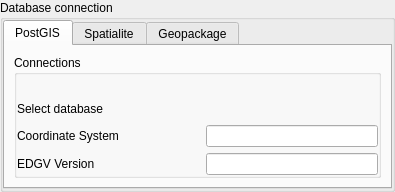
<?xml version="1.0" encoding="UTF-8"?>
<ui version="4.0">
 <class>ConnectionWidget</class>
 <widget class="QWidget" name="ConnectionWidget">
  <property name="geometry">
   <rect>
    <x>0</x>
    <y>0</y>
    <width>395</width>
    <height>192</height>
   </rect>
  </property>
  <property name="sizePolicy">
   <sizepolicy hsizetype="Preferred" vsizetype="Preferred">
    <horstretch>0</horstretch>
    <verstretch>0</verstretch>
   </sizepolicy>
  </property>
  <property name="windowTitle">
   <string>Form</string>
  </property>
  <layout class="QGridLayout" name="gridLayout_6">
   <property name="margin">
    <number>0</number>
   </property>
   <item row="0" column="0">
    <widget class="QgsCollapsibleGroupBox" name="mGroupBox">
     <property name="sizePolicy">
      <sizepolicy hsizetype="Preferred" vsizetype="Preferred">
       <horstretch>0</horstretch>
       <verstretch>0</verstretch>
      </sizepolicy>
     </property>
     <property name="styleSheet">
      <string notr="true">QgsCollapsibleGroupBoxBasic, QgsCollapsibleGroupBox {  margin-top: 25px;}QgsCollapsibleGroupBoxBasic::title, QgsCollapsibleGroupBox::title {  subcontrol-origin: margin;  subcontrol-position: top left;  margin-left: 20px;  margin-right: 5px;  left: 0px;  top: 10px;  background-color: rgba(0,0,0,0)}</string>
     </property>
     <property name="title">
      <string>Database connection</string>
     </property>
     <property name="saveCollapsedState" stdset="0">
      <bool>false</bool>
     </property>
     <layout class="QGridLayout" name="gridLayout_5">
      <property name="margin">
       <number>0</number>
      </property>
      <item row="0" column="0">
       <widget class="QTabWidget" name="tabWidget">
        <property name="sizePolicy">
         <sizepolicy hsizetype="Preferred" vsizetype="Preferred">
          <horstretch>0</horstretch>
          <verstretch>0</verstretch>
         </sizepolicy>
        </property>
        <property name="currentIndex">
         <number>0</number>
        </property>
        <widget class="QWidget" name="tabPostGIS">
         <attribute name="title">
          <string>PostGIS</string>
         </attribute>
         <layout class="QGridLayout" name="gridLayout_3">
          <item row="0" column="0">
           <widget class="QGroupBox" name="groupBox_3">
            <property name="sizePolicy">
             <sizepolicy hsizetype="Preferred" vsizetype="Preferred">
              <horstretch>0</horstretch>
              <verstretch>0</verstretch>
             </sizepolicy>
            </property>
            <property name="title">
             <string>Connections</string>
            </property>
            <layout class="QGridLayout" name="gridLayout">
             <property name="margin">
              <number>0</number>
             </property>
             <item row="0" column="0">
              <layout class="QVBoxLayout" name="verticalLayout">
               <item>
                <widget class="ExploreServerWidget" name="serverWidget" native="true"/>
               </item>
               <item>
                <layout class="QHBoxLayout" name="horizontalLayout_3">
                 <item>
                  <widget class="QLabel" name="label_8">
                   <property name="sizePolicy">
                    <sizepolicy hsizetype="MinimumExpanding" vsizetype="Preferred">
                     <horstretch>0</horstretch>
                     <verstretch>0</verstretch>
                    </sizepolicy>
                   </property>
                   <property name="maximumSize">
                    <size>
                     <width>167777</width>
                     <height>16777215</height>
                    </size>
                   </property>
                   <property name="text">
                    <string>Select database</string>
                   </property>
                  </widget>
                 </item>
                 <item>
                  <spacer name="horizontalSpacer_6">
                   <property name="orientation">
                    <enum>Qt::Horizontal</enum>
                   </property>
                   <property name="sizeType">
                    <enum>QSizePolicy::Minimum</enum>
                   </property>
                   <property name="sizeHint" stdset="0">
                    <size>
                     <width>10</width>
                     <height>20</height>
                    </size>
                   </property>
                  </spacer>
                 </item>
                 <item>
                  <widget class="DsgCustomComboBox" name="comboBoxPostgis" native="true">
                   <property name="sizePolicy">
                    <sizepolicy hsizetype="MinimumExpanding" vsizetype="Fixed">
                     <horstretch>0</horstretch>
                     <verstretch>0</verstretch>
                    </sizepolicy>
                   </property>
                  </widget>
                 </item>
                </layout>
               </item>
              </layout>
             </item>
             <item row="1" column="0">
              <layout class="QHBoxLayout" name="horizontalLayout_12">
               <item>
                <widget class="QLabel" name="label_7">
                 <property name="sizePolicy">
                  <sizepolicy hsizetype="MinimumExpanding" vsizetype="Preferred">
                   <horstretch>0</horstretch>
                   <verstretch>0</verstretch>
                  </sizepolicy>
                 </property>
                 <property name="maximumSize">
                  <size>
                   <width>16777215</width>
                   <height>16777215</height>
                  </size>
                 </property>
                 <property name="text">
                  <string>Coordinate System</string>
                 </property>
                </widget>
               </item>
               <item>
                <spacer name="horizontalSpacer_5">
                 <property name="orientation">
                  <enum>Qt::Horizontal</enum>
                 </property>
                 <property name="sizeType">
                  <enum>QSizePolicy::Minimum</enum>
                 </property>
                 <property name="sizeHint" stdset="0">
                  <size>
                   <width>10</width>
                   <height>20</height>
                  </size>
                 </property>
                </spacer>
               </item>
               <item>
                <widget class="QLineEdit" name="postGISCrsEdit">
                 <property name="sizePolicy">
                  <sizepolicy hsizetype="MinimumExpanding" vsizetype="Fixed">
                   <horstretch>0</horstretch>
                   <verstretch>0</verstretch>
                  </sizepolicy>
                 </property>
                 <property name="minimumSize">
                  <size>
                   <width>0</width>
                   <height>0</height>
                  </size>
                 </property>
                </widget>
               </item>
              </layout>
             </item>
             <item row="2" column="0">
              <layout class="QHBoxLayout" name="horizontalLayout_5">
               <item>
                <widget class="QLabel" name="label_4">
                 <property name="sizePolicy">
                  <sizepolicy hsizetype="MinimumExpanding" vsizetype="Preferred">
                   <horstretch>0</horstretch>
                   <verstretch>0</verstretch>
                  </sizepolicy>
                 </property>
                 <property name="maximumSize">
                  <size>
                   <width>16777215</width>
                   <height>16777215</height>
                  </size>
                 </property>
                 <property name="text">
                  <string>EDGV Version</string>
                 </property>
                </widget>
               </item>
               <item>
                <spacer name="horizontalSpacer_3">
                 <property name="orientation">
                  <enum>Qt::Horizontal</enum>
                 </property>
                 <property name="sizeType">
                  <enum>QSizePolicy::Minimum</enum>
                 </property>
                 <property name="sizeHint" stdset="0">
                  <size>
                   <width>10</width>
                   <height>20</height>
                  </size>
                 </property>
                </spacer>
               </item>
               <item>
                <widget class="QLineEdit" name="edgvPostgisVersionEdit">
                 <property name="sizePolicy">
                  <sizepolicy hsizetype="MinimumExpanding" vsizetype="Fixed">
                   <horstretch>0</horstretch>
                   <verstretch>0</verstretch>
                  </sizepolicy>
                 </property>
                 <property name="minimumSize">
                  <size>
                   <width>0</width>
                   <height>0</height>
                  </size>
                 </property>
                </widget>
               </item>
              </layout>
             </item>
            </layout>
           </widget>
          </item>
         </layout>
        </widget>
        <widget class="QWidget" name="tabSpatialite">
         <attribute name="title">
          <string>Spatialite</string>
         </attribute>
         <layout class="QGridLayout" name="gridLayout_4">
          <item row="0" column="0">
           <layout class="QGridLayout" name="gridLayout_2">
            <item row="0" column="0">
             <layout class="QHBoxLayout" name="horizontalLayout">
              <item>
               <widget class="QLabel" name="label">
                <property name="sizePolicy">
                 <sizepolicy hsizetype="Fixed" vsizetype="Preferred">
                  <horstretch>10</horstretch>
                  <verstretch>0</verstretch>
                 </sizepolicy>
                </property>
                <property name="minimumSize">
                 <size>
                  <width>0</width>
                  <height>0</height>
                 </size>
                </property>
                <property name="maximumSize">
                 <size>
                  <width>120</width>
                  <height>16777215</height>
                 </size>
                </property>
                <property name="text">
                 <string>File                    </string>
                </property>
               </widget>
              </item>
              <item>
               <spacer name="horizontalSpacer_2">
                <property name="orientation">
                 <enum>Qt::Horizontal</enum>
                </property>
                <property name="sizeType">
                 <enum>QSizePolicy::Minimum</enum>
                </property>
                <property name="sizeHint" stdset="0">
                 <size>
                  <width>10</width>
                  <height>20</height>
                 </size>
                </property>
               </spacer>
              </item>
              <item>
               <widget class="QLineEdit" name="spatialiteFileEdit">
                <property name="sizePolicy">
                 <sizepolicy hsizetype="MinimumExpanding" vsizetype="Fixed">
                  <horstretch>0</horstretch>
                  <verstretch>0</verstretch>
                 </sizepolicy>
                </property>
               </widget>
              </item>
              <item>
               <widget class="QPushButton" name="pushButtonOpenFile">
                <property name="text">
                 <string>Search</string>
                </property>
               </widget>
              </item>
             </layout>
            </item>
            <item row="1" column="0">
             <layout class="QHBoxLayout" name="horizontalLayout_2">
              <item>
               <widget class="QLabel" name="label_2">
                <property name="sizePolicy">
                 <sizepolicy hsizetype="Fixed" vsizetype="Preferred">
                  <horstretch>10</horstretch>
                  <verstretch>0</verstretch>
                 </sizepolicy>
                </property>
                <property name="maximumSize">
                 <size>
                  <width>120</width>
                  <height>16777215</height>
                 </size>
                </property>
                <property name="text">
                 <string>Coordinate System</string>
                </property>
               </widget>
              </item>
              <item>
               <spacer name="horizontalSpacer_4">
                <property name="orientation">
                 <enum>Qt::Horizontal</enum>
                </property>
                <property name="sizeType">
                 <enum>QSizePolicy::Minimum</enum>
                </property>
                <property name="sizeHint" stdset="0">
                 <size>
                  <width>10</width>
                  <height>20</height>
                 </size>
                </property>
               </spacer>
              </item>
              <item>
               <widget class="QLineEdit" name="spatialiteCrsEdit">
                <property name="sizePolicy">
                 <sizepolicy hsizetype="MinimumExpanding" vsizetype="Fixed">
                  <horstretch>0</horstretch>
                  <verstretch>0</verstretch>
                 </sizepolicy>
                </property>
                <property name="minimumSize">
                 <size>
                  <width>0</width>
                  <height>0</height>
                 </size>
                </property>
               </widget>
              </item>
             </layout>
            </item>
            <item row="2" column="0">
             <layout class="QHBoxLayout" name="horizontalLayout_4">
              <item>
               <widget class="QLabel" name="label_3">
                <property name="sizePolicy">
                 <sizepolicy hsizetype="MinimumExpanding" vsizetype="Preferred">
                  <horstretch>0</horstretch>
                  <verstretch>0</verstretch>
                 </sizepolicy>
                </property>
                <property name="maximumSize">
                 <size>
                  <width>120</width>
                  <height>16777215</height>
                 </size>
                </property>
                <property name="text">
                 <string>EDGV Version</string>
                </property>
               </widget>
              </item>
              <item>
               <spacer name="horizontalSpacer">
                <property name="orientation">
                 <enum>Qt::Horizontal</enum>
                </property>
                <property name="sizeType">
                 <enum>QSizePolicy::Minimum</enum>
                </property>
                <property name="sizeHint" stdset="0">
                 <size>
                  <width>10</width>
                  <height>20</height>
                 </size>
                </property>
               </spacer>
              </item>
              <item>
               <widget class="QLineEdit" name="edgvSpatialiteVersionEdit">
                <property name="sizePolicy">
                 <sizepolicy hsizetype="MinimumExpanding" vsizetype="Fixed">
                  <horstretch>0</horstretch>
                  <verstretch>0</verstretch>
                 </sizepolicy>
                </property>
                <property name="minimumSize">
                 <size>
                  <width>0</width>
                  <height>0</height>
                 </size>
                </property>
               </widget>
              </item>
             </layout>
            </item>
           </layout>
          </item>
         </layout>
        </widget>
        <widget class="QWidget" name="tabGpkg">
         <attribute name="title">
          <string>Geopackage</string>
         </attribute>
         <layout class="QGridLayout" name="gridLayout_8">
          <item row="0" column="0">
           <layout class="QGridLayout" name="gridLayout_7">
            <item row="0" column="0">
             <layout class="QHBoxLayout" name="horizontalLayout_6">
              <item>
               <widget class="QLabel" name="label_5">
                <property name="sizePolicy">
                 <sizepolicy hsizetype="Fixed" vsizetype="Preferred">
                  <horstretch>10</horstretch>
                  <verstretch>0</verstretch>
                 </sizepolicy>
                </property>
                <property name="minimumSize">
                 <size>
                  <width>0</width>
                  <height>0</height>
                 </size>
                </property>
                <property name="maximumSize">
                 <size>
                  <width>120</width>
                  <height>16777215</height>
                 </size>
                </property>
                <property name="text">
                 <string>File                    </string>
                </property>
               </widget>
              </item>
              <item>
               <spacer name="horizontalSpacer_7">
                <property name="orientation">
                 <enum>Qt::Horizontal</enum>
                </property>
                <property name="sizeType">
                 <enum>QSizePolicy::Minimum</enum>
                </property>
                <property name="sizeHint" stdset="0">
                 <size>
                  <width>10</width>
                  <height>20</height>
                 </size>
                </property>
               </spacer>
              </item>
              <item>
               <widget class="QLineEdit" name="gpkgFileEdit">
                <property name="sizePolicy">
                 <sizepolicy hsizetype="MinimumExpanding" vsizetype="Fixed">
                  <horstretch>0</horstretch>
                  <verstretch>0</verstretch>
                 </sizepolicy>
                </property>
               </widget>
              </item>
              <item>
               <widget class="QPushButton" name="gpkgOpenFile">
                <property name="text">
                 <string>Search</string>
                </property>
               </widget>
              </item>
             </layout>
            </item>
            <item row="1" column="0">
             <layout class="QHBoxLayout" name="horizontalLayout_7">
              <item>
               <widget class="QLabel" name="label_6">
                <property name="sizePolicy">
                 <sizepolicy hsizetype="Fixed" vsizetype="Preferred">
                  <horstretch>10</horstretch>
                  <verstretch>0</verstretch>
                 </sizepolicy>
                </property>
                <property name="maximumSize">
                 <size>
                  <width>120</width>
                  <height>16777215</height>
                 </size>
                </property>
                <property name="text">
                 <string>Coordinate System</string>
                </property>
               </widget>
              </item>
              <item>
               <spacer name="horizontalSpacer_8">
                <property name="orientation">
                 <enum>Qt::Horizontal</enum>
                </property>
                <property name="sizeType">
                 <enum>QSizePolicy::Minimum</enum>
                </property>
                <property name="sizeHint" stdset="0">
                 <size>
                  <width>10</width>
                  <height>20</height>
                 </size>
                </property>
               </spacer>
              </item>
              <item>
               <widget class="QLineEdit" name="gpkgCrsEdit">
                <property name="sizePolicy">
                 <sizepolicy hsizetype="MinimumExpanding" vsizetype="Fixed">
                  <horstretch>0</horstretch>
                  <verstretch>0</verstretch>
                 </sizepolicy>
                </property>
                <property name="minimumSize">
                 <size>
                  <width>0</width>
                  <height>0</height>
                 </size>
                </property>
               </widget>
              </item>
             </layout>
            </item>
            <item row="2" column="0">
             <layout class="QHBoxLayout" name="horizontalLayout_8">
              <item>
               <widget class="QLabel" name="label_9">
                <property name="sizePolicy">
                 <sizepolicy hsizetype="MinimumExpanding" vsizetype="Preferred">
                  <horstretch>0</horstretch>
                  <verstretch>0</verstretch>
                 </sizepolicy>
                </property>
                <property name="maximumSize">
                 <size>
                  <width>120</width>
                  <height>16777215</height>
                 </size>
                </property>
                <property name="text">
                 <string>EDGV Version</string>
                </property>
               </widget>
              </item>
              <item>
               <spacer name="horizontalSpacer_9">
                <property name="orientation">
                 <enum>Qt::Horizontal</enum>
                </property>
                <property name="sizeType">
                 <enum>QSizePolicy::Minimum</enum>
                </property>
                <property name="sizeHint" stdset="0">
                 <size>
                  <width>10</width>
                  <height>20</height>
                 </size>
                </property>
               </spacer>
              </item>
              <item>
               <widget class="QLineEdit" name="edgvGpkgVersionEdit">
                <property name="sizePolicy">
                 <sizepolicy hsizetype="MinimumExpanding" vsizetype="Fixed">
                  <horstretch>0</horstretch>
                  <verstretch>0</verstretch>
                 </sizepolicy>
                </property>
                <property name="minimumSize">
                 <size>
                  <width>0</width>
                  <height>0</height>
                 </size>
                </property>
               </widget>
              </item>
             </layout>
            </item>
           </layout>
          </item>
         </layout>
        </widget>
       </widget>
      </item>
     </layout>
    </widget>
   </item>
  </layout>
 </widget>
 <customwidgets>
  <customwidget>
   <class>QgsCollapsibleGroupBox</class>
   <extends>QGroupBox</extends>
   <header>qgis.gui</header>
   <container>1</container>
  </customwidget>
  <customwidget>
   <class>DsgCustomComboBox</class>
   <extends>QWidget</extends>
   <header>DsgTools.gui.CustomWidgets.BasicInterfaceWidgets.dsgCustomComboBox.h</header>
   <container>1</container>
  </customwidget>
  <customwidget>
   <class>ExploreServerWidget</class>
   <extends>QWidget</extends>
   <header>DsgTools.gui.CustomWidgets.ConnectionWidgets.ServerConnectionWidgets.exploreServerWidget.h</header>
   <container>1</container>
  </customwidget>
 </customwidgets>
 <resources/>
 <connections/>
</ui>
